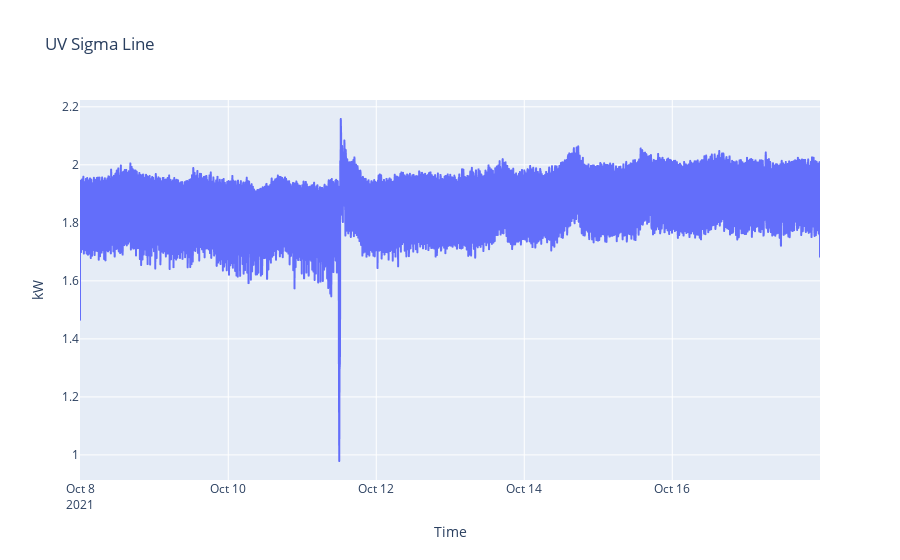

Write notebook code for a chart like this one.
### Code cell
px.line(
    x=sigma_line.index, y=sigma_line.kw, 
    title='UV Sigma Line',
    labels={
        'x': 'Time',
        'y': 'kW'
    })

### Figure 1 — Plotly figure (JSON) as saved in the notebook; plotly's stock layout.template omitted (floating-point values rounded to 4 significant figures; data arrays with more than 128 entries replaced by an {"elided": "..."} marker saying what was removed)
{"data": [{"hovertemplate": "Time=%{x}<br>kW=%{y}<extra></extra>", "legendgroup": "", "line": {"color": "#636efa", "dash": "solid"}, "marker": {"symbol": "circle"}, "mode": "lines", "name": "", "showlegend": false, "type": "scattergl", "x": {"elided": "2881 str values"}, "xaxis": "x", "y": {"elided": "2881 float values"}, "yaxis": "y"}], "layout": {"legend": {"tracegroupgap": 0}, "title": {"text": "UV Sigma Line"}, "xaxis": {"anchor": "y", "domain": [0, 1], "title": {"text": "Time"}}, "yaxis": {"anchor": "x", "domain": [0, 1], "title": {"text": "kW"}}}}
